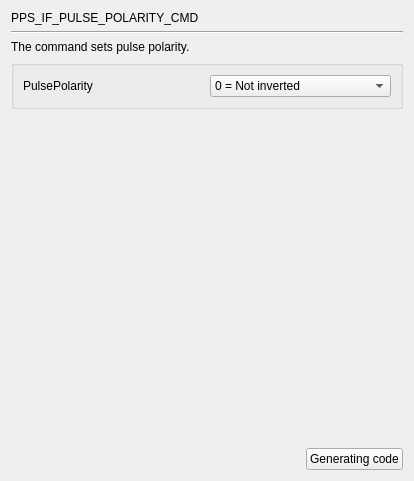
     <widget class="QWidget" name="page_PPS_IF_PULSE_POLARITY_CMD">
      <layout class="QGridLayout" name="gridLayout_51">
       <item row="0" column="0" colspan="3">
        <widget class="QLabel" name="label_103">
         <property name="text">
          <string>PPS_IF_PULSE_POLARITY_CMD</string>
         </property>
        </widget>
       </item>
       <item row="1" column="0" colspan="3">
        <widget class="Line" name="line_29">
         <property name="orientation">
          <enum>Qt::Horizontal</enum>
         </property>
        </widget>
       </item>
       <item row="2" column="0" colspan="3">
        <widget class="QLabel" name="label_104">
         <property name="text">
          <string>The command sets pulse polarity.</string>
         </property>
        </widget>
       </item>
       <item row="3" column="0" colspan="3">
        <widget class="QGroupBox" name="groupBox_21">
         <property name="title">
          <string/>
         </property>
         <layout class="QGridLayout" name="gridLayout_50">
          <item row="0" column="0">
           <widget class="QLabel" name="label_114">
            <property name="text">
             <string>PulsePolarity</string>
            </property>
           </widget>
          </item>
          <item row="0" column="1">
           <widget class="QComboBox" name="comboBox_PULSE_POLARITY">
            <item>
             <property name="text">
              <string>0 = Not inverted</string>
             </property>
            </item>
            <item>
             <property name="text">
              <string>1 = Inverted</string>
             </property>
            </item>
           </widget>
          </item>
         </layout>
        </widget>
       </item>
       <item row="4" column="1">
        <spacer name="verticalSpacer_29">
         <property name="orientation">
          <enum>Qt::Vertical</enum>
         </property>
         <property name="sizeHint" stdset="0">
          <size>
           <width>20</width>
           <height>333</height>
          </size>
         </property>
        </spacer>
       </item>
       <item row="5" column="0">
        <spacer name="horizontalSpacer_29">
         <property name="orientation">
          <enum>Qt::Horizontal</enum>
         </property>
         <property name="sizeHint" stdset="0">
          <size>
           <width>263</width>
           <height>20</height>
          </size>
         </property>
        </spacer>
       </item>
       <item row="5" column="2">
        <widget class="QPushButton" name="GC_PPS_IF_PULSE_POLARITY_CMD">
         <property name="layoutDirection">
          <enum>Qt::LeftToRight</enum>
         </property>
         <property name="text">
          <string>Generating code</string>
         </property>
        </widget>
       </item>
      </layout>
     </widget>
